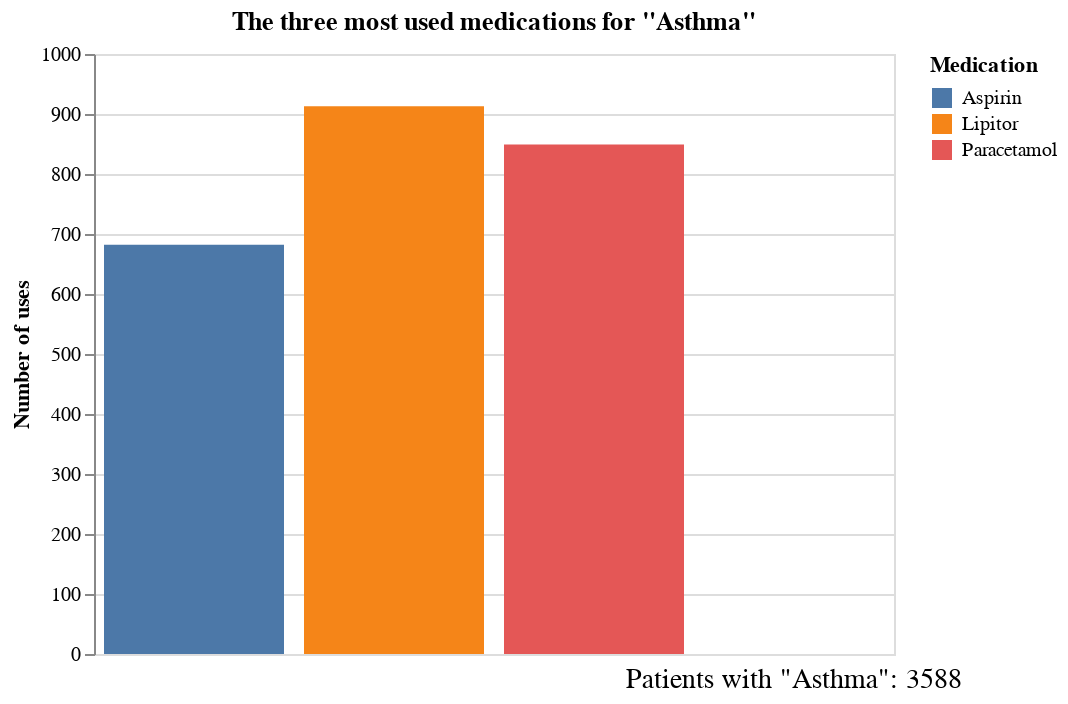

Write notebook code for a chart like this one.
### Markdown cell above
Asma: medicamentos más usados, costo total en promedio, diás de estancia en promedio...

### Code cell
#Los tres medicamentos más utilizados en Asthma#

# Filtrar las filas donde "Medical Conditions" es "Asthma"
df_asthma = df_1[df_1['Medical Condition'] == 'Asthma']

# Contar las ocurrencias de cada objeto en "Medicamentos"
conteos_medicamentos = df_asthma['Medication'].value_counts()

total_asthma  = len(df_asthma)

# Seleccionar los 3 medicamentos más frecuentes
top_3_medicamentos = conteos_medicamentos.head(3).reset_index()
top_3_medicamentos.columns = ['Medication', 'Count']

# Crear una gráfica de barras con Altair
grafico_barras = alt.Chart(top_3_medicamentos).mark_bar().encode(
    x=alt.X('Medication:O', title='Medication'),
    y=alt.Y('Count:Q', title='Number of uses', axis=alt.Axis(format='d')),
    color='Medication:N',
    tooltip=[alt.Tooltip(field='Medication', type='nominal', title='Medication'),
             alt.Tooltip(field='Count', type='quantitative', title='Number of uses')]
).properties(
    title='The three most used medications for "Asthma"',
    width=400,  # Ajusta el ancho del gráfico
    height=300  # Ajusta la altura del gráfico
)

# Crear un DataFrame para el texto total
df_texto_total = pd.DataFrame({
    'x': [0],
    'y': [0],
    'texto': [f'Patients with "Asthma": {total_asthma}']
})

# Crear el gráfico de texto
texto_total = alt.Chart(df_texto_total).mark_text(
    align='center',
    baseline='bottom',
    fontSize=14,
    dy=170  # Ajusta la posición vertical del texto
).encode(
    x=alt.X('x:O', axis=None),
    y=alt.Y('y:O', axis=None),
    text='texto:N'
).properties(
    width=400,  # Ancho para el gráfico de texto
    height=300  # Altura para el gráfico de texto
)

# Combinar el gráfico de barras y el gráfico de texto
grafico_final = grafico_barras + texto_total

grafico_final

### Figure 1 — Vega-Lite specification as saved in the notebook (floating-point values rounded to 4 significant figures)
{"config": {"view": {"continuousWidth": 400, "continuousHeight": 300}}, "layer": [{"data": {"name": "data-2049b66ae64fcf9cf82023fc850a3722"}, "mark": "bar", "encoding": {"color": {"field": "Medication", "type": "nominal"}, "tooltip": [{"field": "Medication", "title": "Medication", "type": "nominal"}, {"field": "Count", "title": "Number of uses", "type": "quantitative"}], "x": {"field": "Medication", "title": "Medication", "type": "ordinal"}, "y": {"axis": {"format": "d"}, "field": "Count", "title": "Number of uses", "type": "quantitative"}}, "height": 300, "title": "The three most used medications for \"Asthma\"", "width": 400}, {"data": {"name": "data-3a3b817b17438c037700216f500f6e8c"}, "mark": {"type": "text", "align": "center", "baseline": "bottom", "dy": 170, "fontSize": 14}, "encoding": {"text": {"field": "texto", "type": "nominal"}, "x": {"axis": null, "field": "x", "type": "ordinal"}, "y": {"axis": null, "field": "y", "type": "ordinal"}}, "height": 300, "width": 400}], "$schema": "https://vega.github.io/schema/vega-lite/v4.17.0.json", "datasets": {"data-2049b66ae64fcf9cf82023fc850a3722": [{"Medication": "Lipitor", "Count": 913}, {"Medication": "Paracetamol", "Count": 849}, {"Medication": "Aspirin", "Count": 682}], "data-3a3b817b17438c037700216f500f6e8c": [{"x": 0, "y": 0, "texto": "Patients with \"Asthma\": 3588"}]}}
